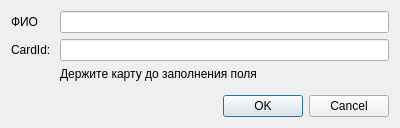
<?xml version="1.0" encoding="UTF-8"?>
<ui version="4.0">
 <class>RegisterCard</class>
 <widget class="QDialog" name="RegisterCard">
  <property name="geometry">
   <rect>
    <x>0</x>
    <y>0</y>
    <width>400</width>
    <height>128</height>
   </rect>
  </property>
  <property name="windowTitle">
   <string>Dialog</string>
  </property>
  <layout class="QHBoxLayout" name="horizontalLayout">
   <item>
    <layout class="QVBoxLayout" name="verticalLayout">
     <item>
      <layout class="QFormLayout" name="formLayout">
       <item row="0" column="0">
        <widget class="QLabel" name="Name">
         <property name="text">
          <string>ФИО</string>
         </property>
        </widget>
       </item>
       <item row="0" column="1">
        <widget class="QLineEdit" name="editName"/>
       </item>
       <item row="1" column="0">
        <widget class="QLabel" name="labelCardID">
         <property name="text">
          <string>CardId: </string>
         </property>
        </widget>
       </item>
       <item row="1" column="1">
        <widget class="QLineEdit" name="editCardID"/>
       </item>
       <item row="2" column="1">
        <widget class="QLabel" name="label">
         <property name="text">
          <string>Держите карту до заполнения поля</string>
         </property>
        </widget>
       </item>
      </layout>
     </item>
     <item>
      <widget class="QDialogButtonBox" name="buttonBox">
       <property name="orientation">
        <enum>Qt::Horizontal</enum>
       </property>
       <property name="standardButtons">
        <set>QDialogButtonBox::Cancel|QDialogButtonBox::Ok</set>
       </property>
      </widget>
     </item>
    </layout>
   </item>
  </layout>
 </widget>
 <resources/>
 <connections>
  <connection>
   <sender>buttonBox</sender>
   <signal>accepted()</signal>
   <receiver>RegisterCard</receiver>
   <slot>accept()</slot>
   <hints>
    <hint type="sourcelabel">
     <x>248</x>
     <y>254</y>
    </hint>
    <hint type="destinationlabel">
     <x>157</x>
     <y>274</y>
    </hint>
   </hints>
  </connection>
  <connection>
   <sender>buttonBox</sender>
   <signal>rejected()</signal>
   <receiver>RegisterCard</receiver>
   <slot>reject()</slot>
   <hints>
    <hint type="sourcelabel">
     <x>316</x>
     <y>260</y>
    </hint>
    <hint type="destinationlabel">
     <x>286</x>
     <y>274</y>
    </hint>
   </hints>
  </connection>
 </connections>
</ui>
